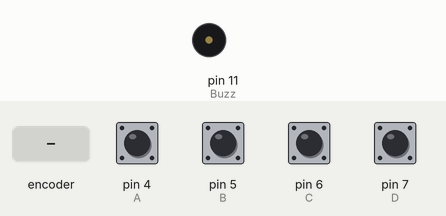
A sketch run on a simulated Arduino Uno, built with avr-gcc and run on an emulated ATmega328P. Shown: buzzer (waves = sounding). Inputs (shaded band) come from the test bench; at power-on: pin 4 (A), pin 5 (B), pin 6 (C), pin 7 (D) HIGH.

Above: at 1.2 s.
1.3 s: rotary encoder on pin 4 (A) / pin 5 (B) turned 3 steps (first pin leading)
At 1.51 s:
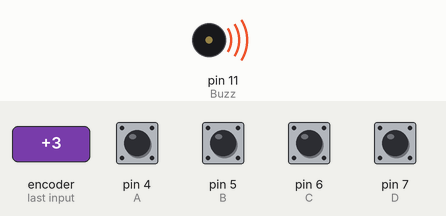
4.3 s: pin 6 (C) pulled LOW for 3.2 s
At 8.0 s:
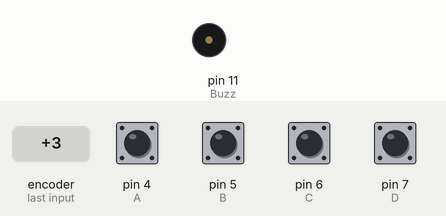
9.0 s: pin 7 (D) pulled LOW for 3.2 s
At 10.3 s:
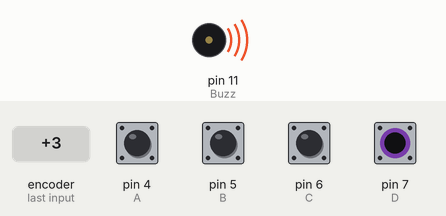
Timing chart, 0 to 13.7 s (numbered marks = the images above; inputs shaded):
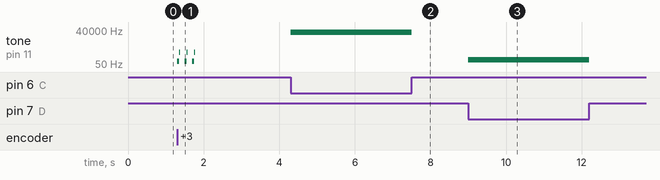

The sketch:

melody_piano_1.ino
```cpp
#define T_A 88
#define T_B 493
#define T_C 25000
#define T_D 110


const int A = 4;
const int B = 5;
const int C = 6;
const int D = 7;

const int Buzz = 11;


void setup() {
  // put your setup code here, to run once:
  for (int i = 4 ; i <= 7 ; i++) {

    pinMode(i, INPUT);
    digitalWrite(i, HIGH);

  }

}

void loop() {
  // put your main code here, to run repeatedly:
  while (digitalRead (A )== LOW) {
    tone(Buzz, T_A);
  }
  while (digitalRead (B) == LOW) {
    tone(Buzz, T_B);
  }
  while (digitalRead (C) == LOW) {
    tone(Buzz, T_C);
  }
  while (digitalRead (D) == LOW) {
    tone(Buzz, T_D);
  }
  noTone(Buzz);
}
```

Measured:
- after the input at 1.3 s, tone on pin 11 (Buzz): silent → 88 Hz at once, then repeats every 0.20 s: 493 Hz 0.03 s, silent 0.12 s, 88 Hz 0.05 s, until it stays silent from 1.8 s
- after the input at 4.3 s, tone on pin 11 (Buzz): silent → 25000 Hz at once, → silent 3.2 s later
- after the input at 9.0 s, tone on pin 11 (Buzz): silent → 110 Hz at once, → silent 3.2 s later
